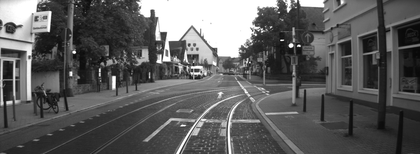
%> input picture automotive_vision/excercise01/images/0001.png, 420 x 154 px, shrunk from 1392 x 512 before the run
$ octave sobel_filter_by_hand.m   (GNU Octave 9; MATLAB toolbox functions it lacks are replaced by stand-ins)
%> lines starting %> are read from the running program, lines starting %| are printed output that depends on the picture

% define filter mask by hand
sobel_filter_kernel = int16([1 0 -1; 2 0 -2; 1 0 -1])
% rotate before aplying! convolution

% vertical edge
mirrored_sobel_u = rot90(rot90(sobel_filter_kernel))
% horizontal edge
mirrored_sobel_v = mirrored_sobel_u'

% Apply filter
loaded_img = imread(fullfile('images/0001.png'));
%> loaded_img is the input picture: size 154x420 uint8; min 6, max 255, mean 93.9
whos loaded_img
img = int16(loaded_img);
[height, width] = size(img);
%> height = 154; width = 420
result_u = zeros(size(img)); % initialize black empty matrix aka image to populate
result_v = zeros(size(img));
for r=2:(height - 1) % iterate over each height pixel index
    for c=2:(width - 1) % iterate over width pixel index
        %img(r-1:r+1,c-1:c+1) is a Matrix!
        product_img_patch_with_filter = img(r-1:r+1,c-1:c+1) .* mirrored_sobel_u;
        result_u(r,c) = sum(product_img_patch_with_filter(:));

        product_img_patch_with_filter = img(r-1:r+1,c-1:c+1) .* mirrored_sobel_v;
        result_v(r,c) = sum(product_img_patch_with_filter(:));
    end
end
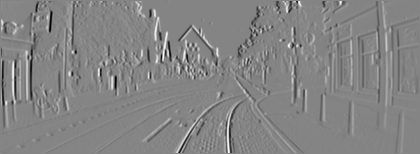
%> result_u: size 154x420 double; min -914, max 841, mean -1.9; drawn with min black and max white
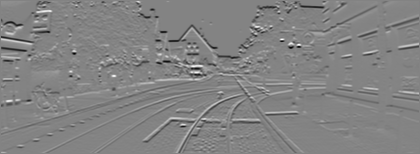
%> result_v: size 154x420 double; min -929, max 866, mean -5.3; drawn with min black and max white
montage([loaded_img,uint8(result_u), uint8(result_v)])
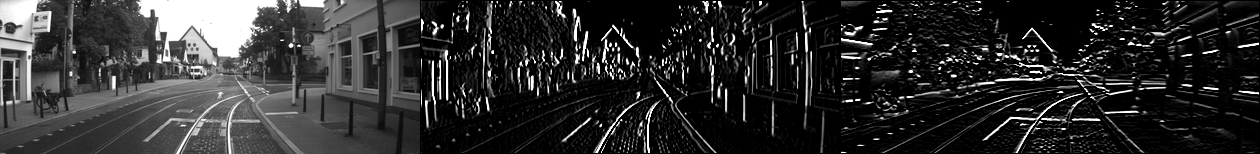
%> displayed picture: size 154x1260, on the screen's scale of 0 to 255; min 0, max 255, mean 46.5

$ run again, with automotive_vision/excercise01/images/2176.png copied over automotive_vision/excercise01/images/0001.png
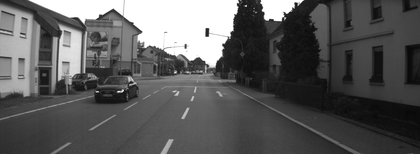
%> input picture automotive_vision/excercise01/images/2176.png, 420 x 154 px, shrunk from 1392 x 512 before the run
%> loaded_img is the input picture: size 154x420 uint8; min 8, max 255, mean 90.4
%> after the loop `for r=2:(height - 1)`:
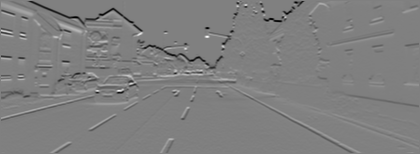
%> result_v: size 154x420 double; min -857, max 845, mean -5.4; drawn with min black and max white
%> `montage([loaded_img,uint8(result_u), uint8(result_v)])`:
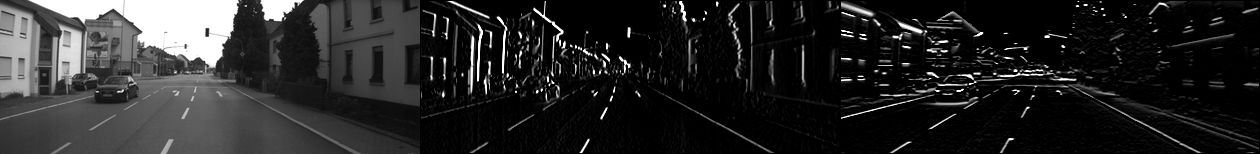
%> displayed picture: size 154x1260, on the screen's scale of 0 to 255; min 0, max 255, mean 38.8

$ run again, with automotive_vision/excercise01/images/3526.png copied over automotive_vision/excercise01/images/0001.png
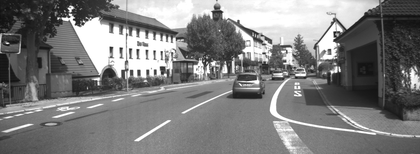
%> input picture automotive_vision/excercise01/images/3526.png, 420 x 154 px, shrunk from 1392 x 512 before the run
%> loaded_img is the input picture: size 154x420 uint8; min 13, max 255, mean 126.1
%> after the loop `for r=2:(height - 1)`:
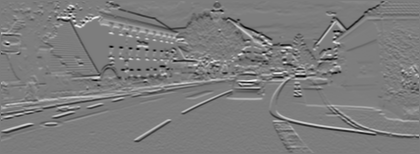
%> result_v: size 154x420 double; min -843, max 876, mean -2.6; drawn with min black and max white
%> `montage([loaded_img,uint8(result_u), uint8(result_v)])`:
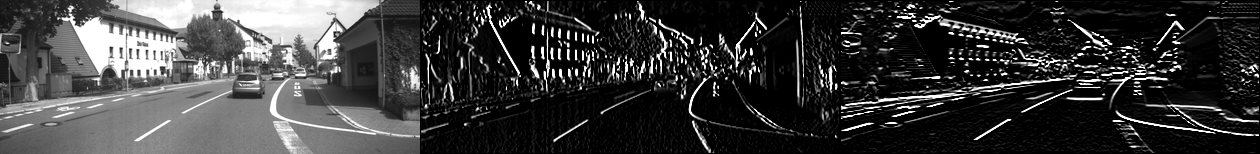
%> displayed picture: size 154x1260, on the screen's scale of 0 to 255; min 0, max 255, mean 58.9
